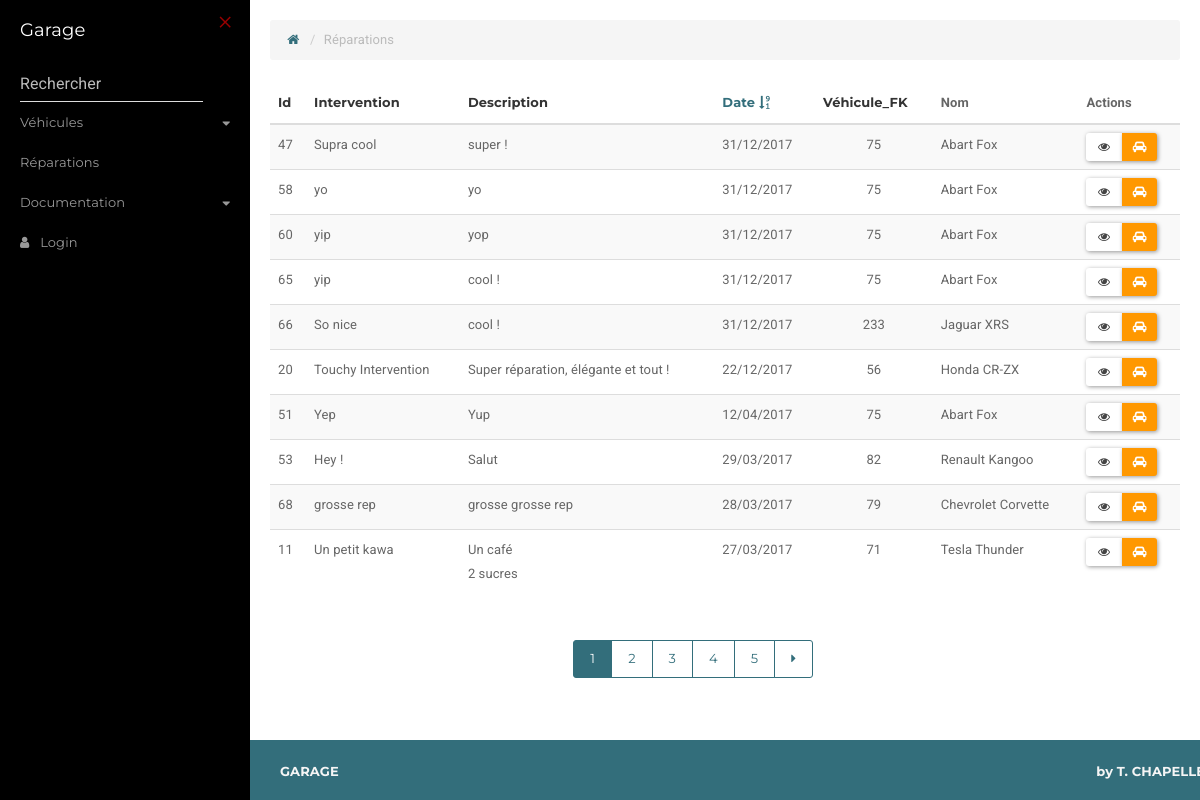
/index.php?p=reparations.index, run on the app's committed database.
### tables this page shows
CREATE TABLE IF NOT EXISTS `reparations` (
  `id` int(11) NOT NULL AUTO_INCREMENT,
  `intervention` varchar(255) NOT NULL,
  `description` text NOT NULL,
  `vehicule_FK` int(11) NOT NULL,
  `date` date NOT NULL,
  PRIMARY KEY (`id`)
);

CREATE TABLE IF NOT EXISTS `vehicules` (
  `id` int(11) NOT NULL AUTO_INCREMENT,
  `numero_chassis` varchar(255) NOT NULL,
  `plaque` varchar(255) NOT NULL,
  `marque` varchar(255) NOT NULL,
  `modele` varchar(255) NOT NULL,
  `type` varchar(255) NOT NULL,
  PRIMARY KEY (`id`)
);

### core/Controller/Controller.php (called while the page is built, shortened)
<?php
class Controller {
    protected $viewPath;
    public function render($view, $params = []) {
        extract($params);
        require($this->viewPath . $view . '.php');
    }
}

### core/Models/Model.php (called while the page is built, shortened)
<?php
class Model {
    protected $table;
    public $db;
    public function __construct(Db $db) {
        $this->db = $db;
        if (is_null($this->table)) {
            $parts = explode('\\', get_class($this));
            $className = end($parts);
            $this->table = strtolower(str_replace('Model', '', $className));
        }
    }
    public function requete($sql, $params = null, $one = false) {
        if ($params) {
            return $this->db->prepare(
                            $sql, $params, str_replace('Model', 'Entite', get_class($this)), $one);
        } else {
            return $this->db->requete(
                            $sql, str_replace('Model', 'Entite', get_class($this)), $one);
        }
    }
    public function find($id) {
        return $this->requete(""
                        . "SELECT * FROM "
                        . $this->table . "
                   WHERE id = ? "
                        , [$id], get_called_class(), true);
    }
}

### core/Db/Db.php (called while the page is built, shortened)
<?php
class Db {
    private $dbhost;
    private $dbname;
    private $dbuser;
    private $dbpass;
    private $pdo;
    public function __construct($dbhost, $dbname, $dbuser, $dbpass) {
        $this->dbhost = $dbhost;
        $this->dbname = $dbname;
        $this->dbuser = $dbuser;
        $this->dbpass = $dbpass;
    }
    public function getPDO() {
        if ($this->pdo === null) {
            $pdo = new PDO("mysql:host=$this->dbhost;dbname=$this->dbname", $this->dbuser, $this->dbpass, [PDO::MYSQL_ATTR_INIT_COMMAND => 'SET NAMES utf8']);
            $pdo->setAttribute(PDO::ATTR_ERRMODE, PDO::ERRMODE_EXCEPTION);
            $this->pdo = $pdo;
        }
        return $this->pdo;
    }
    public function requete($sql, $classe = null, $one = false) {
        $req = $this->getPDO()->query($sql);
        if ($classe === null) {
            $req->setFetchMode(PDO::FETCH_OBJ);
        } else {
            $req->setFetchMode(PDO::FETCH_CLASS, $classe);
        }
        if ($one) {
            $data = $req->fetch();
        } else {
            $data = $req->fetchAll();
        }
        return $data;
    }
    public function prepare($sql, $params, $classe = null, $one = false) {
        $req = $this->getPDO()->prepare($sql);
        $res = $req->execute($params);
        if ($classe === null) {
            $req->setFetchMode(PDO::FETCH_OBJ);
        } else {
            $req->setFetchMode(PDO::FETCH_CLASS, $classe);
        }
        if ($one) {
            $data = $req->fetch();
        } else {
            $data = $req->fetchAll();
        }
        return $data;
    }
}

### app/Models/ReparationsModel.php (called while the page is built, shortened)
<?php
class ReparationsModel extends Model {
    public function all() {
        return $this->requete("SELECT * FROM " . $this->table . " ORDER BY date DESC");
    }
    public function allOrderedBy($sort, $order, $limit, $offset) {
        return $this->requete("SELECT * FROM " . $this->table . " ORDER BY " . $sort . " " . $order . " LIMIT $limit " . " OFFSET $offset");
    }
}

### app/Entites/ReparationsEntite.php (called while the page is built, shortened)
<?php
class ReparationsEntite extends Entite {
    public function getDateFormatee() {
        return date('d/m/Y', strtotime($this->date));
    }
}

### core/Entites/Entite.php (called while the page is built, shortened)
<?php
class Entite {
    public function __get($key) {
        return $this->$key;
    }
}

### app/Autoloader.php (called while the page is built, shortened)
<?php
class Autoloader {
    static function autoload($nomClasse) {
        if (strpos($nomClasse, __NAMESPACE__ . '\\') === 0 && substr($nomClasse,-3) != 'PDF') {
            $nomClasse = str_replace(__NAMESPACE__ . '\\', '', $nomClasse);
            $nomClasse = str_replace('\\', '/', $nomClasse);
        }
    }
}

### core/Autoloader.php (called while the page is built, shortened)
<?php
class Autoloader {
    static function autoload($nomClasse) {
        if (strpos($nomClasse, __NAMESPACE__ . '\\') === 0) {
            $nomClasse = str_replace(__NAMESPACE__ . '\\', '', $nomClasse);
            $nomClasse = str_replace('\\', '/', $nomClasse);
        }
    }
}

### app/views/reparations/index.php (the view, shortened to what this page needs)
<ol class="breadcrumb">
    <li><a href="index.php"><i class="fa fa-home fa-fw"></i></a></li>
    <li class="active">Réparations</li>
</ol>
<div class="table-responsive">
    <table class="table table-striped">
        <thead>
            <tr>
                <th class="<?= $sort == 'id' ? 'text-primary' : '' ?>">
                    <a href="index.php?p=reparations.index&sort=id&order=<?= $nextOrder ?>">
                        Id
                    </a></th>
                <th class="<?= $sort == 'intervention' ? 'text-primary' : '' ?>">
                    <a href="index.php?p=reparations.index&sort=intervention&order=<?= $nextOrder ?>">
                        Intervention
                    </a></th>
                <th class="<?= $sort == 'description' ? 'text-primary' : '' ?>">
                    <a href="index.php?p=reparations.index&sort=description&order=<?= $nextOrder ?>">
                        Description
                    </a></th>
                <th class="<?= $sort == 'date' ? 'text-primary' : '' ?>">
                    <a href="index.php?p=reparations.index&sort=date&order=<?= $nextOrder ?>">
                        Date
                        <?= $sort == 'date' ? '<i class="fa fa-sort-numeric-' . $order . '"></i>' : '' ?>
                    </a></th>
                <th class="<?= $sort == 'vehicule_FK' ? 'text-primary' : '' ?>">
                    <a href="index.php?p=reparations.index&sort=vehicule_FK&order=<?= $nextOrder ?>">
                        Véhicule_FK
                    </a></th>
                <th>Nom</th>
                <th>Actions</th>
            </tr>
        </thead>
        <tbody>
            <?php foreach ($reparations as $reparation) : ?>
                <tr>
                    <td><?= $reparation->id ?></td>
                    <td><?= $reparation->intervention ?></td>
                    <td><?= nl2br($reparation->description) ?></td>
                    <td><?= $reparation->dateFormatee ?></td>
                    <td class="text-center"><?= $reparation->vehicule_FK ?></td>
                    <td  class="<?= is_object($reparation->vehicule) ? '' : 'danger' ?>">
                        <?=
                        (is_object($reparation->vehicule) ?
                                $reparation->vehicule->marque . " " . $reparation->vehicule->modele :
                                "-")
                        ?>
                    </td>
                    <td><div class="btn-group" role="group">
                            <a class="btn btn-sm btn-default" data-toggle="tooltip"
                               title="Détails"
                               href="index.php?p=reparations.show&id=<?= $reparation->id ?>">
                                <i class="fa fa-eye fa-fw"></i></a>
                            <a class="btn btn-sm btn-warning" data-toggle="tooltip"
                               title="Fiche du véhicule"
                               href="index.php?p=vehicules.show&id=<?= $reparation->vehicule_FK ?>">
                                <i class="fa fa-car fa-fw"></i>
                            </a>
                    </td>
                </tr>
            <?php endforeach; ?>
        </tbody>
    </table>
</div>
<div class="col-sm-offset-4">
    <ul class="pagination">
            <?php for ($i = 0; $i < $nbReparations / 10; $i++) : ?>
            <li class="<?= $page == $i + 1 ? 'active' : '' ?>">
                <a href="index.php?p=reparations.index&page=<?= $i + 1 ?>&sort=<?= $sort ?>&order=<?= $order ?>">
                    <?= $i + 1 ?>
                </a>
            </li>
        <?php endfor; ?>
        <?php if ($page < ($nbReparations / 10)) : ?>
            <li>
                <a href="index.php?p=reparations.index&page=<?= $page + 1 ?>&sort=<?= $sort ?>&order=<?= $order ?>"
                   aria-label="Précédent">
                    <span aria-hidden="true" class="fa fa-caret-right"></span>
                </a>
            </li>
        <?php endif; ?>
    </ul>
</div>

### assets/css/simple-sidebar.css (style rules this page uses)
body { overflow-x: hidden; }

### assets/css/chapelle.css (style rules this page uses)
html { position: relative; min-height: 100%; }
body { margin-bottom: 60px; }
ol.breadcrumb li a { color: #336e7b; }
th > a { color: #333; }
ul.pagination li a, ul.pagination li a:hover { color: #336e7b; border-color: #336e7b }
ul.pagination li.active a, ul.pagination li.active a:hover { background-color: #336e7b; color: #fff; border-color: #336e7b }
h1,h2,h3,h4,a, button { font-family: 'Montserrat', sans-serif }
ul.pagination > li.active > a { z-index:-5; }
th.text-primary a, th.text-primary a:hover { color: #336e7b; }

### data on the page
reparations: id "47", intervention "Supra cool", description "super !", dateFormatee "31/12/2017", vehicule_FK "75"
vehicules: marque "Abart", modele "Fox"
reparations: id "58", intervention "yo", description "yo", dateFormatee "31/12/2017", vehicule_FK "75"
reparations: id "60", intervention "yip", description "yop", dateFormatee "31/12/2017", vehicule_FK "75"
reparations: id "65", intervention "yip", description "cool !", dateFormatee "31/12/2017", vehicule_FK "75"
reparations: id "66", intervention "So nice", description "cool !", dateFormatee "31/12/2017", vehicule_FK "233"
vehicules: marque "Jaguar", modele "XRS"
reparations: id "20", intervention "Touchy Intervention", description "Super réparation, élégante et tout !", dateFormatee "22/12/2017", vehicule_FK "56"
vehicules: marque "Honda", modele "CR-ZX"
reparations: id "51", intervention "Yep", description "Yup", dateFormatee "12/04/2017", vehicule_FK "75"
reparations: id "53", intervention "Hey !", description "Salut", dateFormatee "29/03/2017", vehicule_FK "82"
vehicules: marque "Renault", modele "Kangoo"
reparations: id "68", intervention "grosse rep", description "grosse grosse rep", dateFormatee "28/03/2017", vehicule_FK "79"
vehicules: marque "Chevrolet", modele "Corvette"
reparations: id "11", intervention "Un petit kawa", description "Un café 2 sucres", dateFormatee "27/03/2017", vehicule_FK "71"
vehicules: marque "Tesla", modele "Thunder"
